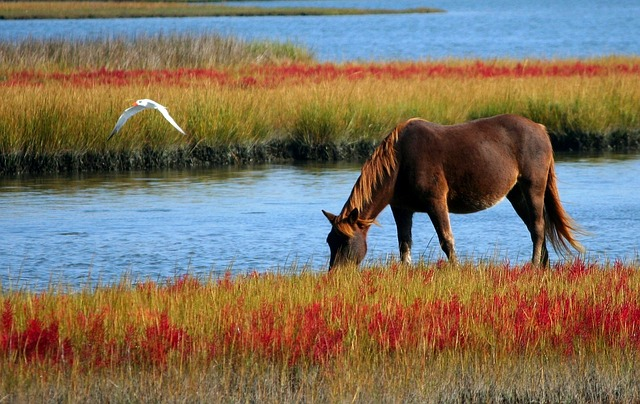
#> input picture Image Processing/Images/horse.jpg, 640 x 404 px; its folder holds 4 pictures in this run
$ python main.py
#> lines starting #> are read from the running program, lines starting #| are printed output that depends on the picture
import cv2
import numpy as np
import os
import csv

relPath = os.path.dirname(os.path.abspath("__file__"))
imgPath = os.path.join(relPath,"../Images/")
genPath = os.path.join(relPath,"../Generated/")

def partA():
    rows=[]
    count=0
    for root,dirs,files in os.walk(imgPath):
        for file in files:
            if file.endswith("png") or file.endswith("jpg") or file.endswith("JPG") or file.endswith("jpeg"):
                workPath = os.path.join(root,file)
                readImg = cv2.imread(workPath)
#> readImg is the input picture: shape (404, 640, 3); mean B, G, R 95.9, 113.2, 126.6
                height = readImg.shape[0]
#> height = 404
                width = readImg.shape[1]
#> width = 640
                centerY = ((height//2)-1)
#> centerY = 201
                centerX = ((width//2)-1)
#> centerX = 319
                blue = readImg[centerY,centerX,0]
#> blue = 237
                green = readImg[centerY,centerX,1]
#> green = 196
                red = readImg[centerY,centerX,2]
#> red = 147
                inprow = [file,height,width,readImg.shape[2],blue,green,red]
#> inprow = ['horse.jpg', 404, 640, 3, 237, 196, 147]
                rows.insert(0,inprow)
    filePath = genPath+"stats.csv"
    with open(filePath,'w+') as file:
	    for i in range(0,4):
	    	for j in rows[i]:
	    		file.write(str(j))
	    		file.write(str(","))
	    	file.write("\n")
    # [5 lines of commented-out code are left out]
    pass
def partB():
	catImg = cv2.imread(imgPath+"cat.jpg")
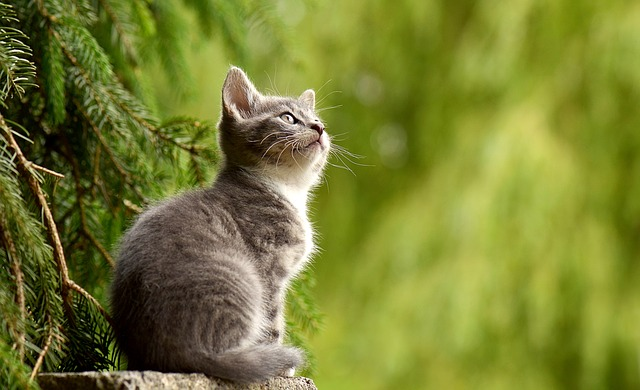
#> input picture Image Processing/Images/cat.jpg, 640 x 390 px
#> catImg is the input picture: shape (390, 640, 3); mean B, G, R 50.1, 126.1, 119.4
	catImg[:, :, (0,1)] = 0
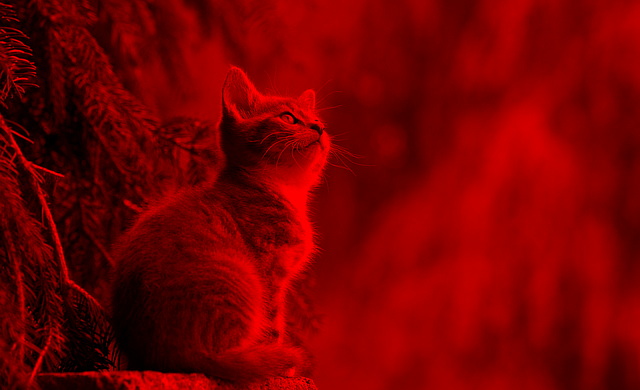
#> catImg: shape (390, 640, 3); mean B, G, R 0, 0, 119.4
	os.chdir(genPath)
	cv2.imwrite("cat_red.jpg",catImg)
	pass
def partC():
	flowerImg = cv2.imread(imgPath+"flowers.jpg")
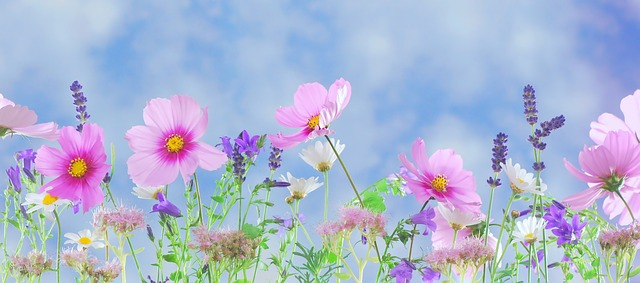
#> input picture Image Processing/Images/flowers.jpg, 640 x 283 px
#> flowerImg is the input picture: shape (283, 640, 3); mean B, G, R 209, 182.4, 172.4
	os.chdir(genPath)
	cv2.imwrite("flowers_alpha.png",flowerImg)
	pngFlower = cv2.imread(genPath+"flowers_alpha.png")
#> (the run stopped early here; a loop or call above may not have finished)
